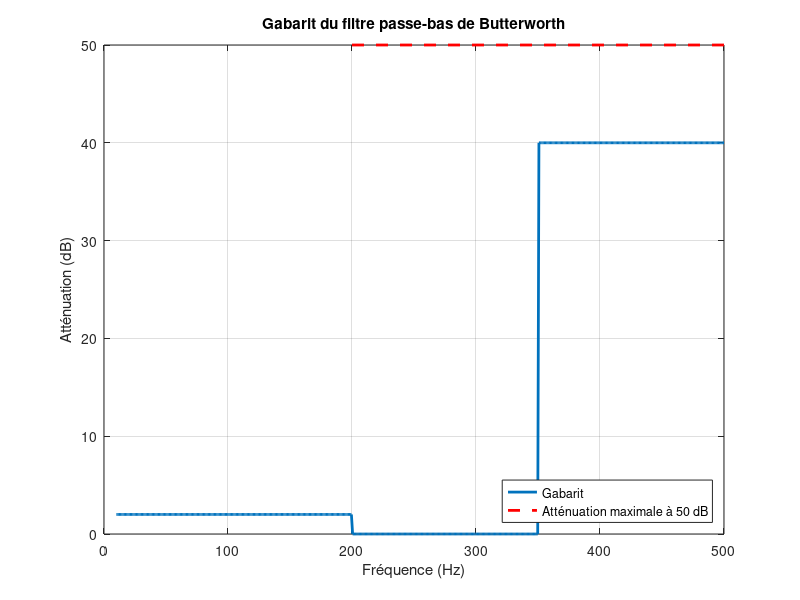

MATLAB code to generate this figure:

fa = 200; % Fréquence de la bande passante (en Hz)
fc = 350; % Fréquence de coupure (en Hz)
fmax = 500; % Fréquence maximum pour l'affichage (en Hz)


ra = 2; % Atténuation maximale en bande passante (dB)
rc = 40; % Atténuation minimale en bande atténuée (dB)
rmax = 50; % Atténuation maximale sur toute la gamme de fréquence (en dB)

% Tracé du gabarit (échelle linéaire)
f = linspace(10, fmax, 500); % Fréquences réparties linéairement
H = zeros(size(f));


H(f < fa) = ra; % Atténuation maximale dans la bande passante
H(f >= fc) = rc; % Atténuation minimale dans la bande atténuée


figure(5);
plot(f, H, 'LineWidth', 2); % Tracé en échelle linéaire
hold on;

% Ajouter une ligne pour l'atténuation maximale sur toute la gamme
plot([fa fmax], [rmax rmax], 'r--', 'LineWidth', 2);

grid on;
xlabel('Fréquence (Hz)');
ylabel('Atténuation (dB)');
title('Gabarit du filtre passe-bas de Butterworth');
legend({'Gabarit', 'Atténuation maximale à 50 dB'}, 'Location', 'SouthEast');

% Forcer l'échelle linéaire pour l'axe des fréquences
set(gca, 'XScale', 'linear'); % S'assurer que l'échelle de l'axe X est linéaire
